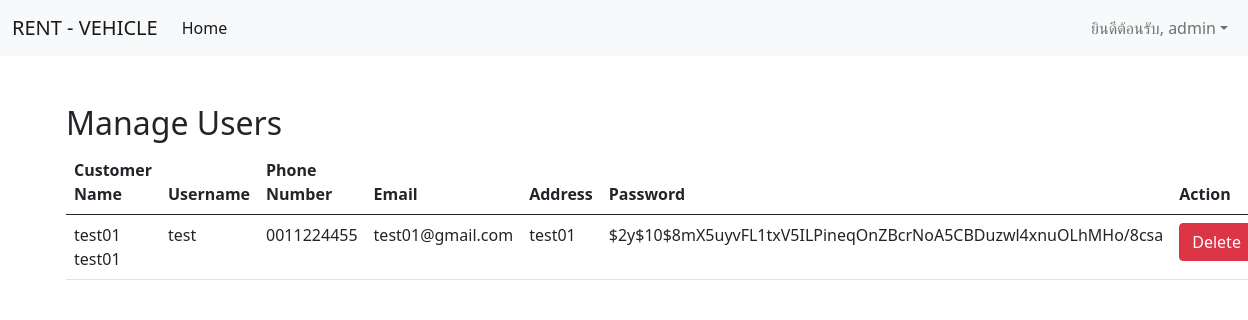
The page /manage_users.php (signed in) on the database its author committed.
### tables this page shows
CREATE TABLE `customers` (
  `customer_id` int(11) NOT NULL,
  `customer_username` varchar(50) NOT NULL,
  `customer_name` varchar(100) NOT NULL,
  `customer_phone` varchar(10) NOT NULL,
  `customer_email` varchar(100) NOT NULL,
  `customer_address` text NOT NULL,
  `customer_password` varchar(255) NOT NULL
);

### manage_users.php (the view, shortened to what this page needs)
<?php
include 'connect.php';
$sql = "SELECT * FROM customers";
$result = mysqli_query($connection, $sql);
?>
<!DOCTYPE html>
<html lang="en">
<head>
    <link rel="stylesheet" href="https://cdn.jsdelivr.net/npm/bootstrap@5.0.0/dist/css/bootstrap.min.css">
</head>
<body>
    <?php include 'admin_menu.php'; ?>
    <div class="container mt-5">
        <h2>Manage Users</h2>
        <table class="table">
            <thead>
                <tr>
                    <th>Customer Name</th>
                    <th>Username</th>
                    <th>Phone Number</th>
                    <th>Email</th>
                    <th>Address</th>
                    <th>Password</th>
                    <th>Action</th>
                </tr>
            </thead>
            <tbody>
                <?php while ($row = mysqli_fetch_assoc($result)) { ?>
                    <tr>
                        <td><?php echo $row['customer_name']; ?></td>
                        <td><?php echo $row['customer_username']; ?></td>
                        <td><?php echo $row['customer_phone']; ?></td>
                        <td><?php echo $row['customer_email']; ?></td>
                        <td><?php echo $row['customer_address']; ?></td>
                        <td><?php echo $row['customer_password']; ?></td>
                        <td>
                            <form method="POST" action="delete_user.php">
                                <button type="submit" class="btn btn-danger">Delete</button>
                            </form>
                        </td>
                    </tr>
                <?php } ?>
            </tbody>
        </table>
    </div>
</body>
</html>

### rows shown on the page
customers: customer_name "test01 test01", customer_username "test", customer_phone "0011224455", customer_email "test01@gmail.com", customer_address "test01", customer_password "$2y$10$8mX5uyvFL1txV5ILPineqOnZBcrNoA5CBDuzwl4xnuOLhMHo/8csa"

### other values the page prints
$loggedInUsername "admin"
